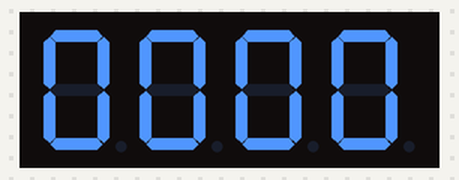
This sketch was run on a simulated Arduino Mega 2560, built with avr-gcc and run on an emulated ATmega2560. Shown: 4-digit seven-segment display. Wiring (inferred from the names in the program): 4-digit 7-segment display, segments lit when LOW: segments pin 2, pin 4, pin 5, pin 18, pin 19, pin 21, pin 20; digit selects pin 42, pin 41, pin 13, pin 12. The segment pins are drawn as the display they are named for.

Above: at 0.13 s.
At 4.67 s:
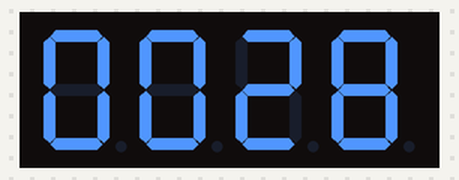
At 9.21 s:
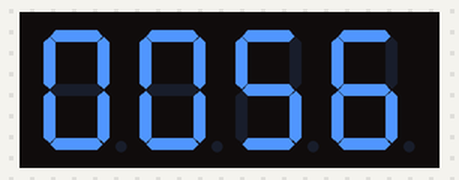
At 19.43 s:
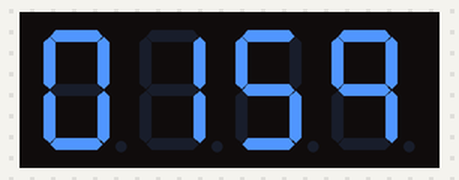
At 29.15 s:
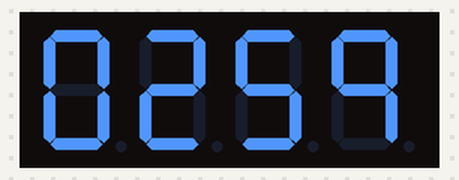
At 38.87 s:
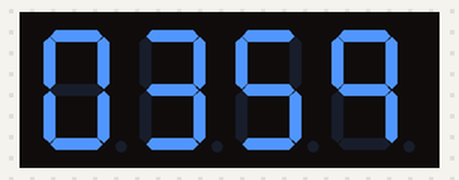

The sketch:

boton_led.ino
```cpp
void setup() {
  pinMode(2, OUTPUT);
  pinMode(4, OUTPUT);
  pinMode(5, OUTPUT);
  pinMode(18, OUTPUT);
  pinMode(19, OUTPUT);
  pinMode(21, OUTPUT);
  pinMode(20, OUTPUT);

  pinMode(42, OUTPUT);
  pinMode(41, OUTPUT);
  pinMode(13, OUTPUT);
  pinMode(12, OUTPUT);
}


const byte dp[10] = {
  0b1000000, // 0
  0b1111001, // 1
  0b0100100, // 2
  0b0110000, // 3
  0b0011001, // 4
  0b0010010, // 5
  0b0000010, // 6
  0b1111000, // 7
  0b0000000, // 8
  0b0011000  // 9
};


const int segmentPins[7] = {2, 4, 5, 18, 19, 21, 20};

void loop() {

  for (int mil = 0; mil <6; mil++){
    for (int centenas = 0; centenas < 10; centenas++){
      for (int decenas = 0; decenas < 6; decenas++) {
        for (int unidades = 0; unidades < 10; unidades++) {
          // Multiplexar cada número 30 veces rápido para evitar parpadeo
          for (int i = 0; i < 8; i++) {


            digitalWrite(42, LOW); // Activar unidades
            digitalWrite(41, LOW);
            digitalWrite(13, LOW);
            digitalWrite(12, HIGH);
            mostrarNumero(dp[unidades]);
            delay(5);


            digitalWrite(42, LOW);
            digitalWrite(41, LOW); // Activar decenas
            digitalWrite(13, HIGH);
            digitalWrite(12, LOW);
            mostrarNumero(dp[decenas]);
            delay(5);

            digitalWrite(42, LOW);
            digitalWrite(41, HIGH); // Activar decenas
            digitalWrite(13, LOW);
            digitalWrite(12, LOW);
            mostrarNumero(dp[centenas]);
            delay(5);

            digitalWrite(42, HIGH);
            digitalWrite(41, LOW); // Activar decenas
            digitalWrite(13, LOW);
            digitalWrite(12, LOW);
            mostrarNumero(dp[mil]);
            delay(5);

          }
        }//for unidades
      }//for decenas
    }//for centenas
  }//for mil
}

// Función para activar los segmentos correctos según el número
void mostrarNumero(byte number) {
  for (int i = 0; i < 7; i++) {
    digitalWrite(segmentPins[i], (number >> i) & 0x01);
    }
}
```
